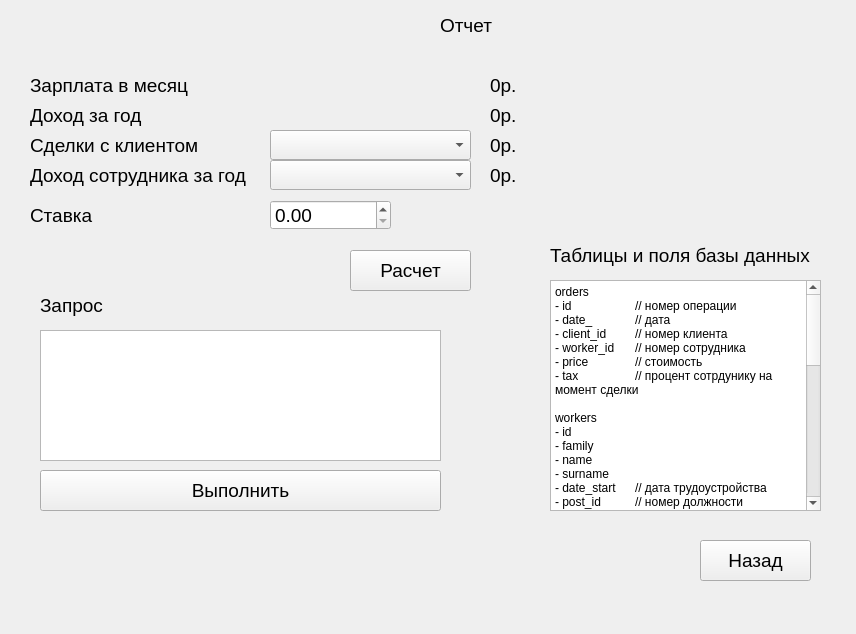
<?xml version="1.0" encoding="UTF-8"?>
<ui version="4.0">
 <class>Reports</class>
 <widget class="QWidget" name="Reports">
  <property name="geometry">
   <rect>
    <x>0</x>
    <y>0</y>
    <width>856</width>
    <height>634</height>
   </rect>
  </property>
  <property name="windowTitle">
   <string>Form</string>
  </property>
  <widget class="QLabel" name="label">
   <property name="geometry">
    <rect>
     <x>30</x>
     <y>70</y>
     <width>211</width>
     <height>30</height>
    </rect>
   </property>
   <property name="font">
    <font>
     <pointsize>14</pointsize>
    </font>
   </property>
   <property name="text">
    <string>Зарплата в месяц</string>
   </property>
  </widget>
  <widget class="QLabel" name="label_2">
   <property name="geometry">
    <rect>
     <x>30</x>
     <y>100</y>
     <width>150</width>
     <height>30</height>
    </rect>
   </property>
   <property name="font">
    <font>
     <pointsize>14</pointsize>
    </font>
   </property>
   <property name="text">
    <string>Доход за год</string>
   </property>
  </widget>
  <widget class="QLabel" name="label_3">
   <property name="geometry">
    <rect>
     <x>30</x>
     <y>130</y>
     <width>181</width>
     <height>30</height>
    </rect>
   </property>
   <property name="font">
    <font>
     <pointsize>14</pointsize>
    </font>
   </property>
   <property name="text">
    <string>Сделки с клиентом</string>
   </property>
  </widget>
  <widget class="QLabel" name="label_4">
   <property name="geometry">
    <rect>
     <x>30</x>
     <y>160</y>
     <width>231</width>
     <height>30</height>
    </rect>
   </property>
   <property name="font">
    <font>
     <pointsize>14</pointsize>
    </font>
   </property>
   <property name="text">
    <string>Доход сотрудника за год</string>
   </property>
  </widget>
  <widget class="QComboBox" name="cb_client">
   <property name="geometry">
    <rect>
     <x>270</x>
     <y>130</y>
     <width>201</width>
     <height>30</height>
    </rect>
   </property>
   <property name="font">
    <font>
     <pointsize>14</pointsize>
    </font>
   </property>
  </widget>
  <widget class="QComboBox" name="cb_worker">
   <property name="geometry">
    <rect>
     <x>270</x>
     <y>160</y>
     <width>201</width>
     <height>30</height>
    </rect>
   </property>
   <property name="font">
    <font>
     <pointsize>14</pointsize>
    </font>
   </property>
  </widget>
  <widget class="QLabel" name="l_people">
   <property name="geometry">
    <rect>
     <x>490</x>
     <y>130</y>
     <width>150</width>
     <height>30</height>
    </rect>
   </property>
   <property name="font">
    <font>
     <pointsize>14</pointsize>
    </font>
   </property>
   <property name="text">
    <string>0р.</string>
   </property>
  </widget>
  <widget class="QLabel" name="l_year">
   <property name="geometry">
    <rect>
     <x>490</x>
     <y>100</y>
     <width>150</width>
     <height>30</height>
    </rect>
   </property>
   <property name="font">
    <font>
     <pointsize>14</pointsize>
    </font>
   </property>
   <property name="text">
    <string>0р.</string>
   </property>
  </widget>
  <widget class="QLabel" name="l_all">
   <property name="geometry">
    <rect>
     <x>490</x>
     <y>70</y>
     <width>150</width>
     <height>30</height>
    </rect>
   </property>
   <property name="font">
    <font>
     <pointsize>14</pointsize>
    </font>
   </property>
   <property name="text">
    <string>0р.</string>
   </property>
  </widget>
  <widget class="QLabel" name="l_p_year">
   <property name="geometry">
    <rect>
     <x>490</x>
     <y>160</y>
     <width>150</width>
     <height>30</height>
    </rect>
   </property>
   <property name="font">
    <font>
     <pointsize>14</pointsize>
    </font>
   </property>
   <property name="text">
    <string>0р.</string>
   </property>
  </widget>
  <widget class="QLabel" name="label_9">
   <property name="geometry">
    <rect>
     <x>440</x>
     <y>10</y>
     <width>150</width>
     <height>30</height>
    </rect>
   </property>
   <property name="font">
    <font>
     <pointsize>14</pointsize>
    </font>
   </property>
   <property name="text">
    <string>Отчет</string>
   </property>
  </widget>
  <widget class="QDoubleSpinBox" name="t_tax">
   <property name="geometry">
    <rect>
     <x>270</x>
     <y>200</y>
     <width>121</width>
     <height>30</height>
    </rect>
   </property>
   <property name="font">
    <font>
     <pointsize>14</pointsize>
    </font>
   </property>
  </widget>
  <widget class="QLabel" name="label_10">
   <property name="geometry">
    <rect>
     <x>30</x>
     <y>200</y>
     <width>150</width>
     <height>30</height>
    </rect>
   </property>
   <property name="font">
    <font>
     <pointsize>14</pointsize>
    </font>
   </property>
   <property name="text">
    <string>Ставка</string>
   </property>
  </widget>
  <widget class="QPushButton" name="b_report">
   <property name="geometry">
    <rect>
     <x>350</x>
     <y>250</y>
     <width>121</width>
     <height>41</height>
    </rect>
   </property>
   <property name="font">
    <font>
     <pointsize>14</pointsize>
    </font>
   </property>
   <property name="text">
    <string>Расчет</string>
   </property>
  </widget>
  <widget class="QPushButton" name="b_back">
   <property name="geometry">
    <rect>
     <x>700</x>
     <y>540</y>
     <width>111</width>
     <height>41</height>
    </rect>
   </property>
   <property name="font">
    <font>
     <pointsize>14</pointsize>
    </font>
   </property>
   <property name="text">
    <string>Назад</string>
   </property>
  </widget>
  <widget class="QPlainTextEdit" name="plainTextEdit">
   <property name="enabled">
    <bool>true</bool>
   </property>
   <property name="geometry">
    <rect>
     <x>550</x>
     <y>280</y>
     <width>271</width>
     <height>231</height>
    </rect>
   </property>
   <property name="readOnly">
    <bool>true</bool>
   </property>
   <property name="plainText">
    <string>orders
- id	// номер операции
- date_	// дата
- client_id	// номер клиента
- worker_id	// номер сотрудника
- price	// стоимость
- tax 	// процент сотрдунику на момент сделки

workers
- id	
- family
- name
- surname
- date_start	// дата трудоустройства
- post_id	// номер должности

clients
- id	
- family
- name
- surname
- phone	

posts
- id
- name
- salary

taxes
- id
- name
- percent

accruals
- id
- date_
- worker_id
- price	// сумма с налогами и доплатой за клиентов
- sum_taxes	// суммарный процент налоговых отчислений
</string>
   </property>
  </widget>
  <widget class="QPlainTextEdit" name="t_sql">
   <property name="geometry">
    <rect>
     <x>40</x>
     <y>330</y>
     <width>401</width>
     <height>131</height>
    </rect>
   </property>
  </widget>
  <widget class="QPushButton" name="b_sql">
   <property name="geometry">
    <rect>
     <x>40</x>
     <y>470</y>
     <width>401</width>
     <height>41</height>
    </rect>
   </property>
   <property name="font">
    <font>
     <pointsize>14</pointsize>
    </font>
   </property>
   <property name="text">
    <string>Выполнить</string>
   </property>
  </widget>
  <widget class="QLabel" name="l_all_2">
   <property name="geometry">
    <rect>
     <x>550</x>
     <y>240</y>
     <width>271</width>
     <height>30</height>
    </rect>
   </property>
   <property name="font">
    <font>
     <pointsize>14</pointsize>
    </font>
   </property>
   <property name="text">
    <string>Таблицы и поля базы данных</string>
   </property>
  </widget>
  <widget class="QLabel" name="l_all_3">
   <property name="geometry">
    <rect>
     <x>40</x>
     <y>290</y>
     <width>91</width>
     <height>30</height>
    </rect>
   </property>
   <property name="font">
    <font>
     <pointsize>14</pointsize>
    </font>
   </property>
   <property name="text">
    <string>Запрос</string>
   </property>
  </widget>
 </widget>
 <resources/>
 <connections/>
</ui>
